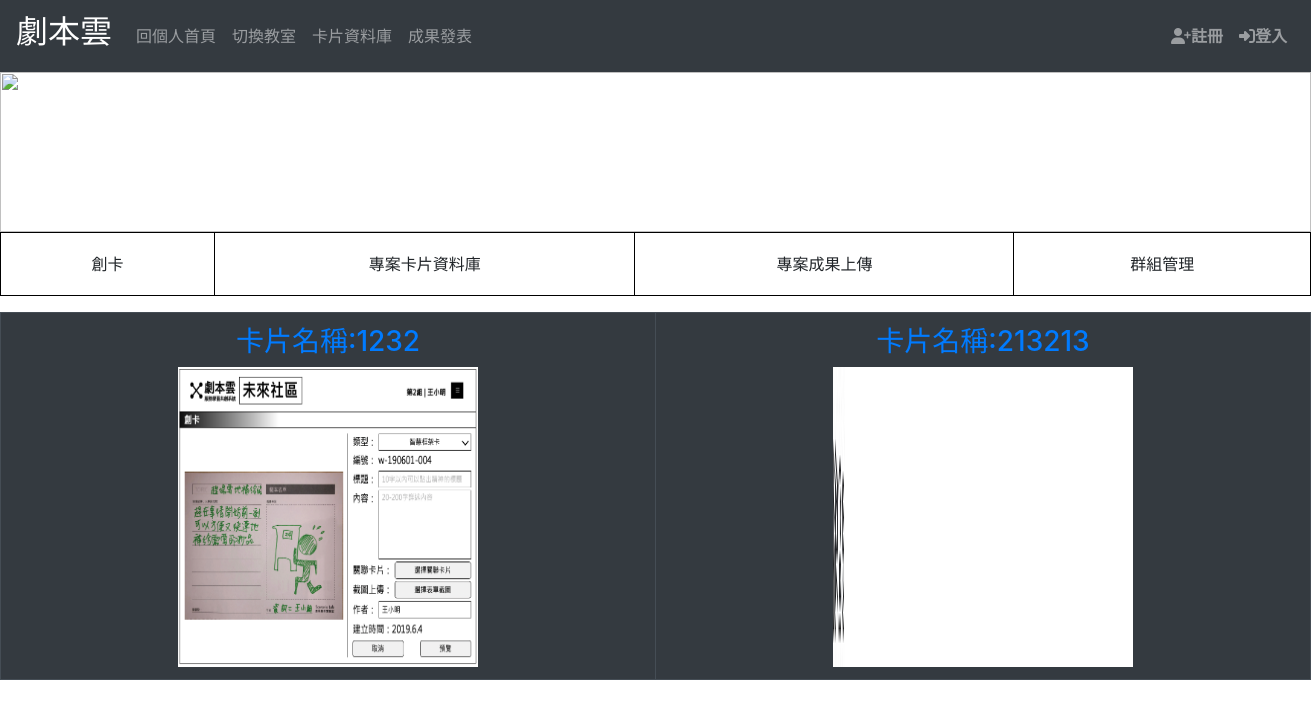
Before: /card/20 with the older database file.
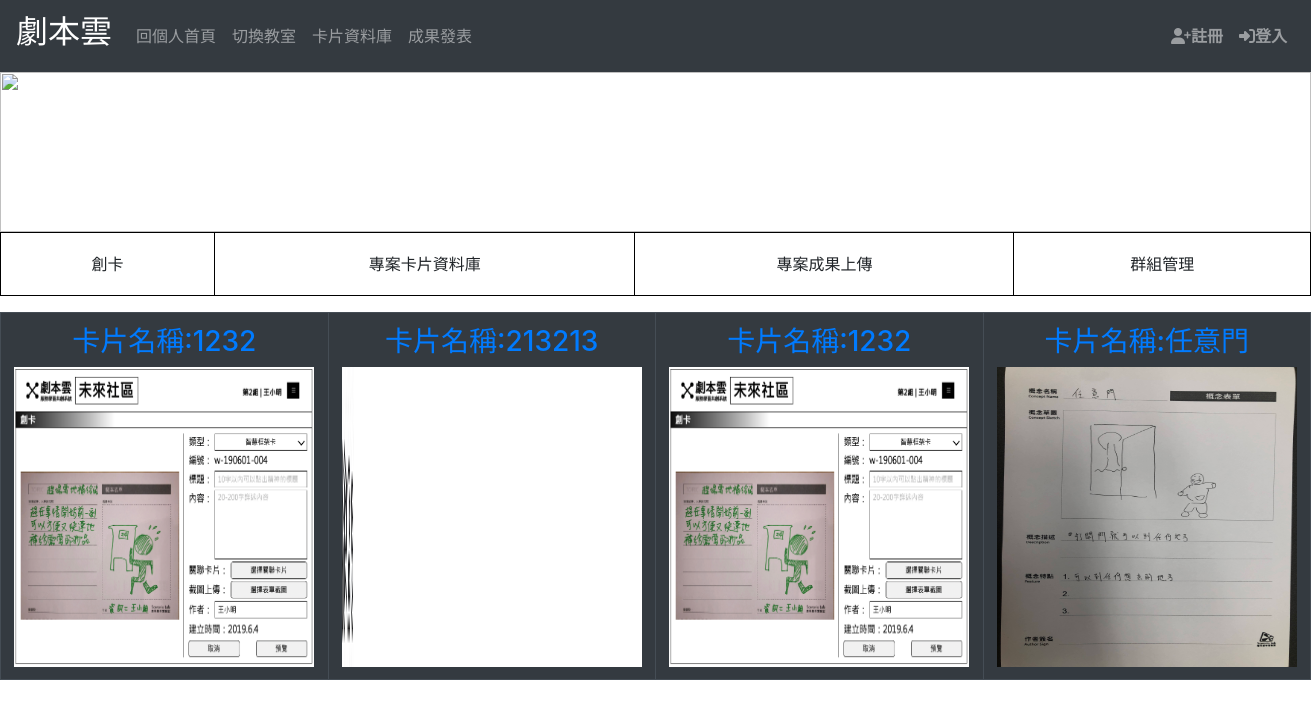
After: the same page with the newer database file.
### pbltest/models.py (models this page shows, shortened)
class UPCard(models.Model):
    title = models.CharField(max_length=100)
    author = models.ForeignKey('login.User', on_delete=models.CASCADE, null=True, blank=True)
    pdf = models.FileField(upload_to="media/card/img/", null=True, blank=True)
    cover = models.ImageField(upload_to="card/covers/", null=True, blank=True)
    class_material = models.CharField(max_length=100, null=True)
    group = models.ForeignKey('login.Group', on_delete=models.CASCADE, null=True, blank=True)
    activate = models.ForeignKey('login.CreateActivate', on_delete=models.CASCADE, null=True, blank=True)
    thumbnail = models.CharField(max_length=100, null=True)

### pbltest/views.py (the view)
# urls.py: path('card/<int:pk>', cardind, name='card'),
def cardind(request, pk):
    group = Group.objects.get(id=pk)
    group_user = group.group_user.all()
    up_cards = UPCard.objects.all()
    context = {
        'group': group,
        'group_user': group_user,
        'up_cards': up_cards,
        'pk': pk
    }
    return render(request, 'card_base.html', context)

### templates/card_base.html
{% extends "base.html" %}
{% block content %}
    {% include "Card/card_index.html" %}
{% endblock %}

### templates/Card/card_index.html (shortened to what this page needs)
    <img class="d-block w-100" style="height: 10em" src="https://www.cleverfiles.com/howto/wp-content/uploads/2018/03/minion.jpg">
<table class="table table-bordered">
    <thead >
    <th class="text-center"scope="col"><a href={% url 'upload_card' %} ><button type="button" class="btn">創卡</button></a> </th>
    <th class="text-center" scope="col"><a href="{% url 'card_manage' %}" class="btn">專案卡片資料庫</a></th>
    <th class="text-center" scope="col"><a href="{% url 'check_card' %}" class="btn">專案成果上傳</a> </th>
    <th class="text-center" scope="col"><a href="{% url 'check_group' %}" class="btn">群組管理</a> </th>
    </thead>
</table>
{% block cardcontext %}
    <table class="table table-bordered table-dark">
        <tbody class="text-center">
            <tr class="team_work">
                     {% for up_card in up_cards %}
                         {% if up_card.group_id == group.id %}
                         {% if up_card.class_material == '1' %}
                            <th scope="col"><a href="{% url 'createcard' pk=up_card.id %}"> <h3>卡片名稱:{{ up_card.title }}</h3><img src="{{ up_card.cover.url }}" style="width: 300px;height: 300px"></a></th>
                         {% elif up_card.class_material == '2' %}
                             <th scope="col"><a href="{% url 'createcardrow' pk=up_card.id %}"> <h3>卡片名稱:{{ up_card.title }}</h3><img src="{{ up_card.cover.url }}" style="width: 300px;height: 300px"></a></th>
                         {% endif %}
                         {% endif %}
                     {% endfor %}
                        </tr>
        </tbody>
    </table>
{% endblock %}

Changed rows visible on the page:
added UPCard: title "1232", cover (picture)
added UPCard: title "任意門", cover (picture)
